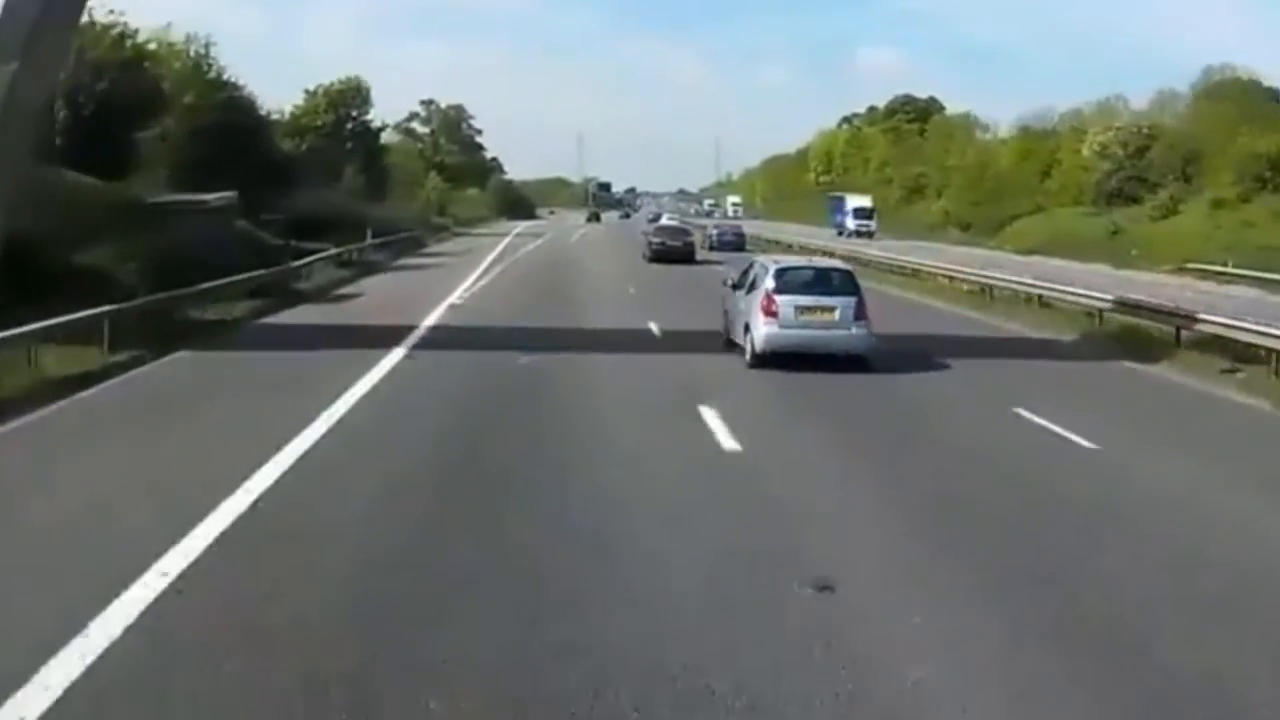
#> input picture frame 40 of newTestVidio.mp4, 1280 x 720 px
$ python detect_lane.py
#> lines starting #> are read from the running program, lines starting #| are printed output that depends on the picture; after the words box and inside, x2 and y2 are one past the last pixel; in counts of white or black regions, pixels touching at a corner belong together
#> further down, frame is the input picture: shape (720, 1280, 3); mean B, G, R 110.6, 114.5, 107.8
import cv2
import os
import numpy as np

def cannyImage(sampleImage):
    gray = cv2.cvtColor(sampleImage,cv2.COLOR_RGB2GRAY)
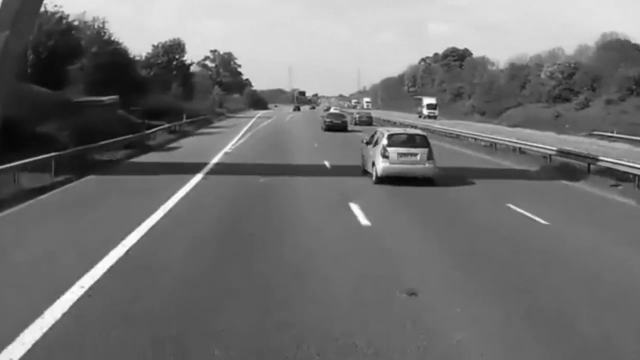
#> gray: shape (720, 1280) (shown at 1/2 size); min 2, max 255, mean 112.6
    blur = cv2.GaussianBlur(gray,(15,15),0)
    canny = cv2.Canny(blur,50,150)
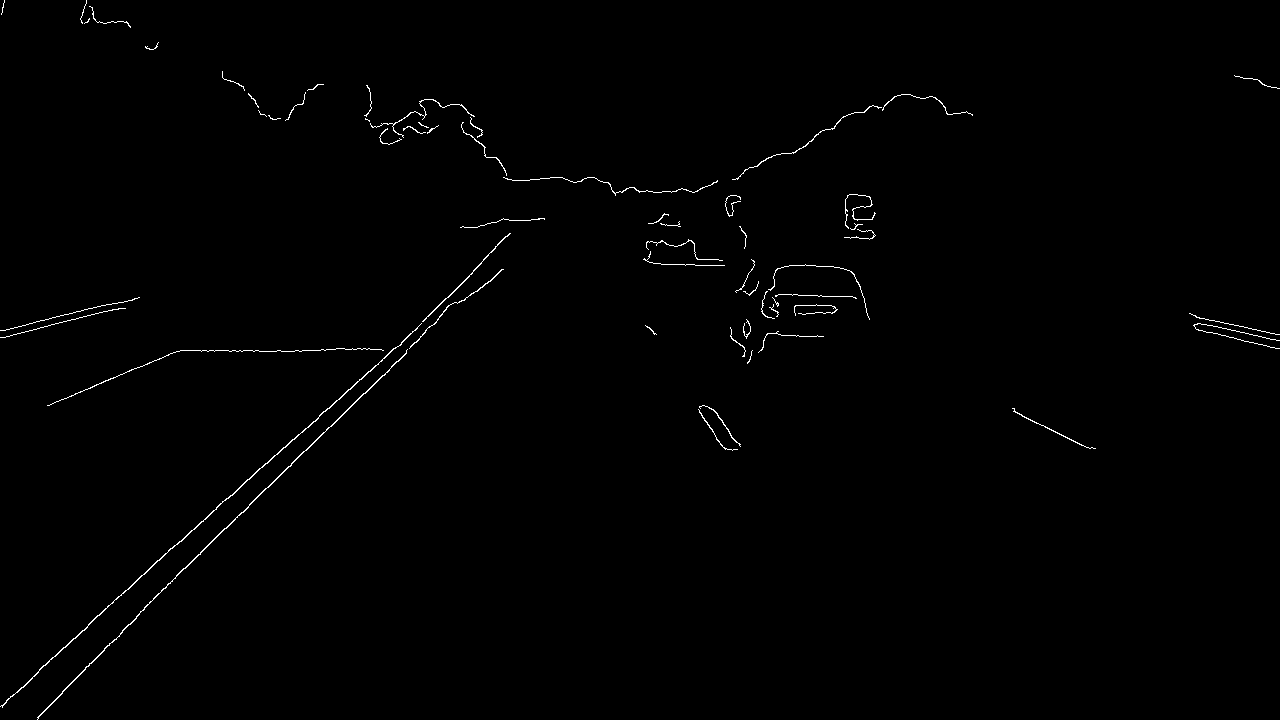
#> canny: shape (720, 1280); 0.62% white in thin lines or dots
    return canny

def averagedLines(image,lines):
    left_fit = []
    right_fit= []
    if lines is not None:

        for line in lines:
            x1,y1,x2,y2 = line.reshape(4)
            parameters = np.polyfit((x1,x2),(y1,y2),1)     #this parameters contain slope of line and y intercept of the line
            slope = parameters[0]
            Yintercept = parameters[1]
            if slope<=0:
                left_fit.append(parameters)
            else:
                right_fit.append(parameters)
        left_fit_average = np.average(left_fit,axis = 0)
        right_fit_average = np.average(right_fit,axis = 0)
        left_line = coordinates(image,left_fit_average)
        right_line = coordinates(image,right_fit_average)
        return np.array([left_line,right_line])
    else:
        return None


# [10 lines left out: function coordinates, not called in this run]


def regionOfInterest(testimage):
    imageHeight = testimage.shape[0]
    poly = np.array([[(0,imageHeight-240),(1200,imageHeight),(800,400)]])       #this polygon is to detect the ends of lane we are travelling on set the coordinates according to plot using matplotlib the starting point of lanes and the ending points of lane to form a triangle
    blackMask = np.zeros_like(testimage)
    cv2.fillPoly(blackMask,poly,255)
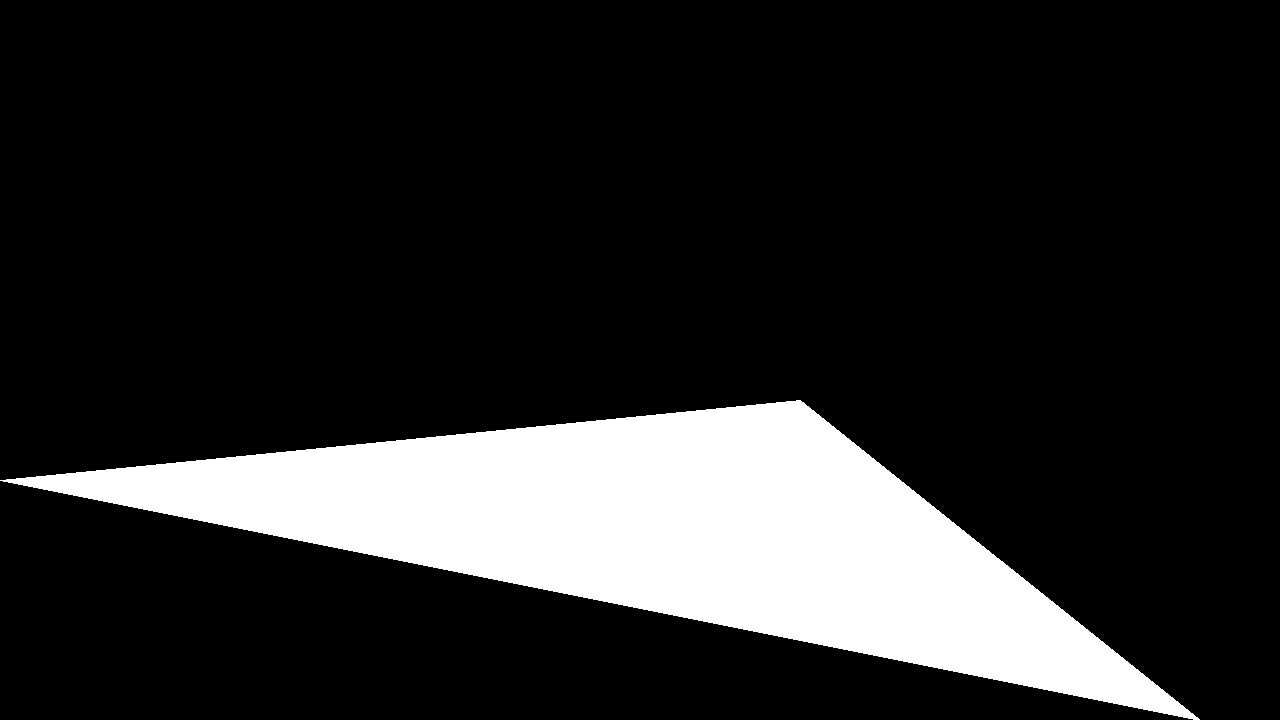
#> blackMask: shape (720, 1280); 15.8% white; 1 white region, box (x1, y1, x2, y2) and area: (0, 400, 1200, 720) 145198
    finalRegion = cv2.bitwise_and(blackMask,testimage)
#> finalRegion: shape (720, 1280); 0.05% white in thin lines or dots, all inside (x1, y1, x2, y2) = (203, 409, 741, 527)
    poly2 = np.array([[(20,imageHeight-200),(1150,imageHeight),(800,300)]])     #this polygon we are drawing beacuse to avoid the signs that are on the road
    blackMask2 = np.ones_like(testimage)
    cv2.fillPoly(blackMask2,poly2,0)
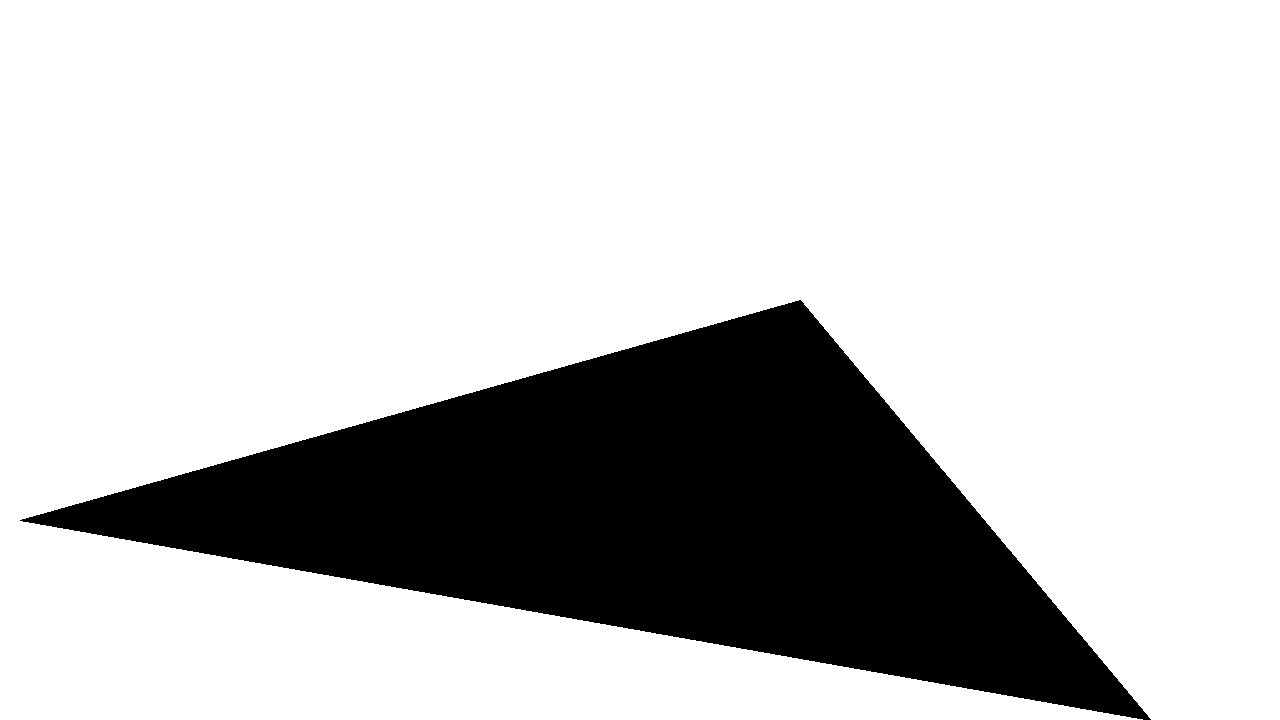
#> blackMask2: shape (720, 1280); values 0 (black) and 1 (white), 77.9% white; 1 black region, box (x1, y1, x2, y2) and area: (20, 300, 1151, 720) 203573
    newfinalRegion = cv2.bitwise_and(blackMask2,finalRegion)
#> newfinalRegion: shape (720, 1280); every value is 0

    return newfinalRegion


# [7 lines left out: function dispLane, not called in this run]

# [14 lines of commented-out code are left out]

camera = cv2.VideoCapture('newTestVidio.mp4')

while(camera.isOpened()):
    ret,frame = camera.read()
    laneImage = np.copy(frame)
    cannyimage = cannyImage(laneImage)
    interestImage = regionOfInterest(cannyimage)    #we get the region of interest that is the traingle which is formed by two lanes and cars origin
    linesForLane = cv2.HoughLinesP(interestImage,2,np.pi/180,100,np.array([]),minLineLength = 10,maxLineGap = 30)
#> linesForLane = None
    averagedLinesLane = averagedLines(interestImage,linesForLane)
    if averagedLinesLane is None:
#> (the run stopped early here; a loop or call above may not have finished)

$ run again, starting later in the video
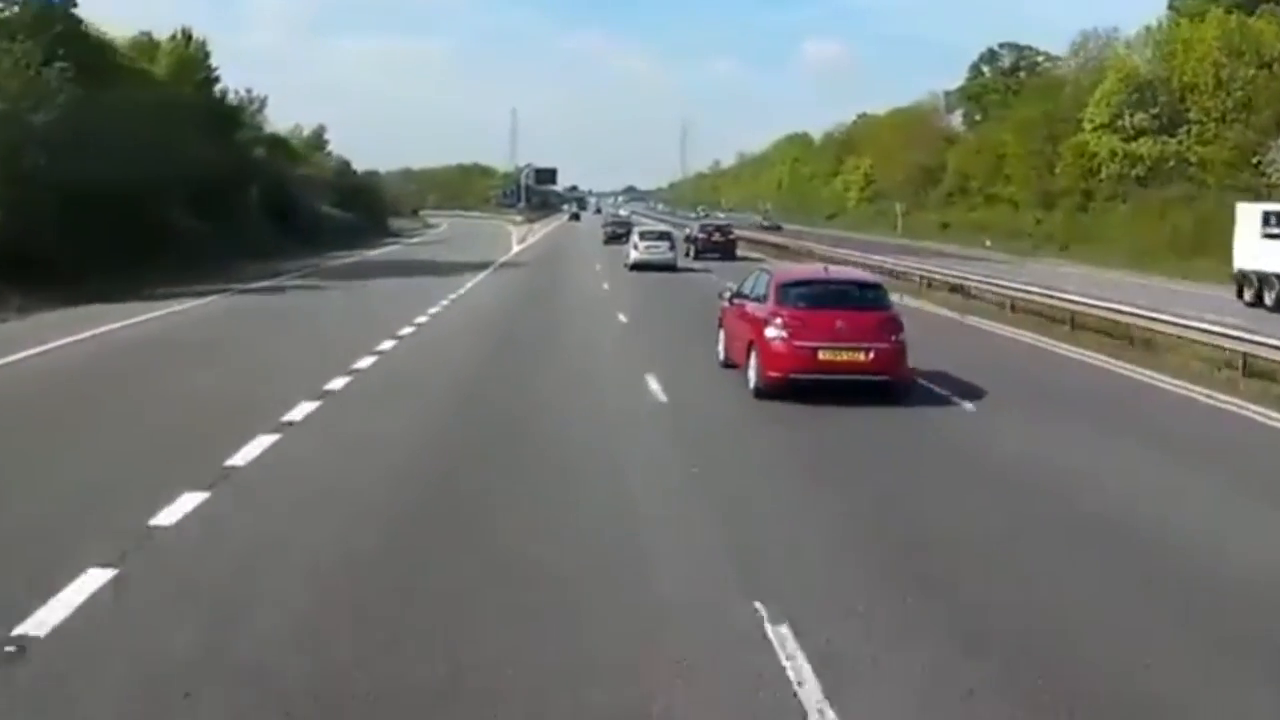
#> input picture frame 183 of newTestVidio.mp4, 1280 x 720 px
#> frame is the input picture: shape (720, 1280, 3); mean B, G, R 111.1, 117.1, 113.5
#> in cannyImage, `gray = cv2.cvtColor(sampleImage,cv2.COLOR_RGB2GRAY)`:
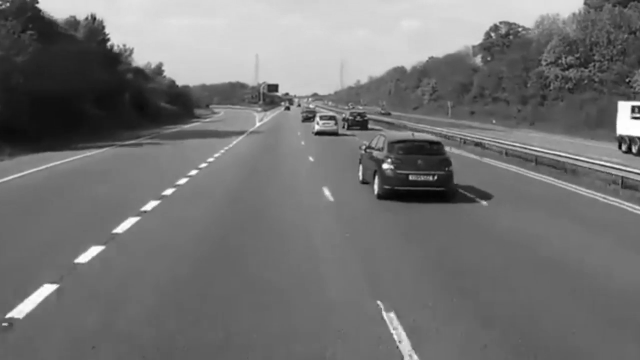
#> gray: shape (720, 1280) (shown at 1/2 size); min 0, max 255, mean 115
#> in cannyImage, `canny = cv2.Canny(blur,50,150)`:
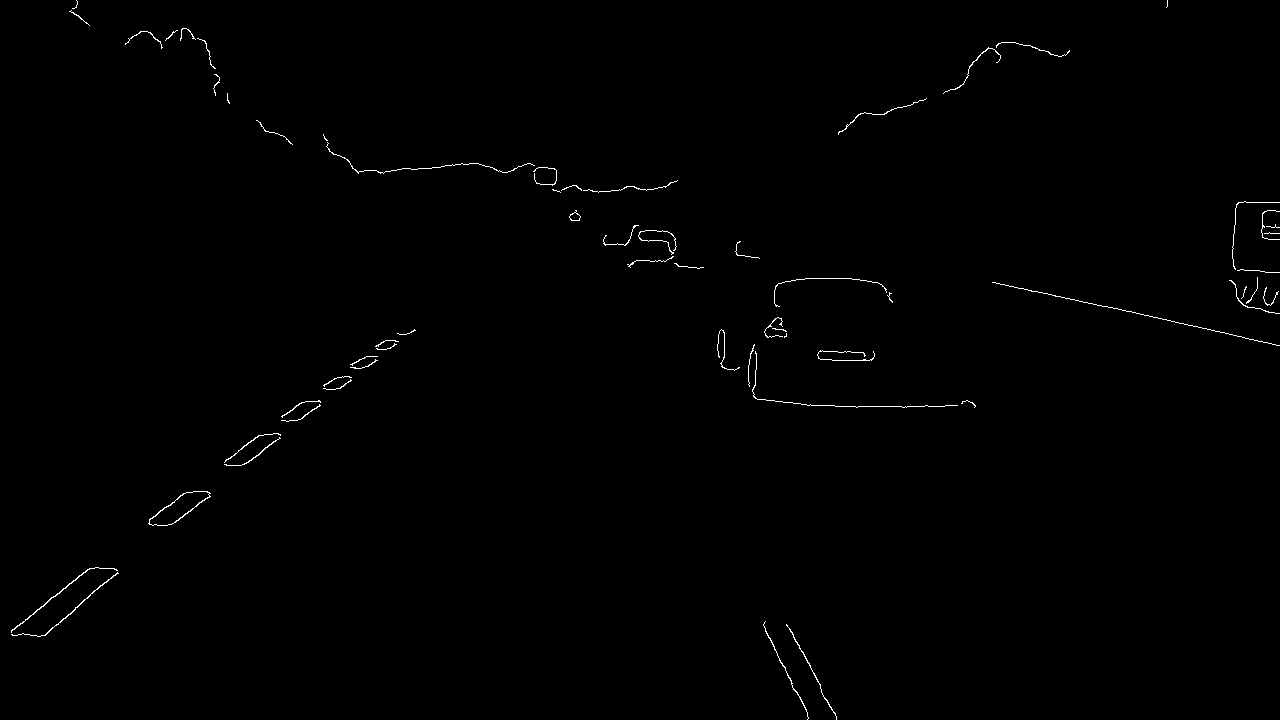
#> canny: shape (720, 1280); 0.46% white in thin lines or dots
#> blackMask: shape (720, 1280); 15.8% white; 1 white region, box (x1, y1, x2, y2) and area: (0, 400, 1200, 720) 145198
#> finalRegion: shape (720, 1280); 0.03% white in thin lines or dots, all inside (x1, y1, x2, y2) = (158, 402, 806, 640)
#> blackMask2: shape (720, 1280); values 0 (black) and 1 (white), 77.9% white; 1 black region, box (x1, y1, x2, y2) and area: (20, 300, 1151, 720) 203573
#> newfinalRegion: shape (720, 1280); values 0 (black) and 1 (white), 0% white in thin lines or dots, all inside (x1, y1, x2, y2) = (225, 457, 232, 462)
#> linesForLane = None

$ run again, starting later in the video
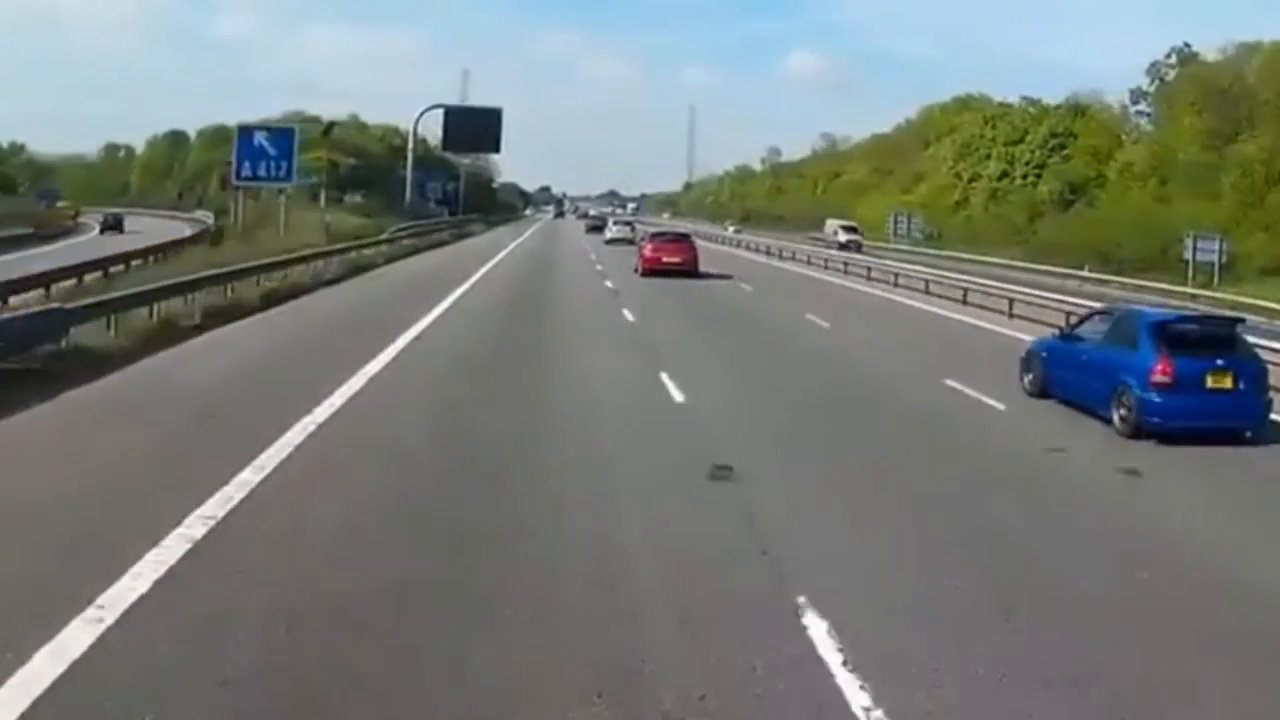
#> input picture frame 326 of newTestVidio.mp4, 1280 x 720 px
#> frame is the input picture: shape (720, 1280, 3); mean B, G, R 120.7, 124.6, 118.3
#> in cannyImage, `gray = cv2.cvtColor(sampleImage,cv2.COLOR_RGB2GRAY)`:
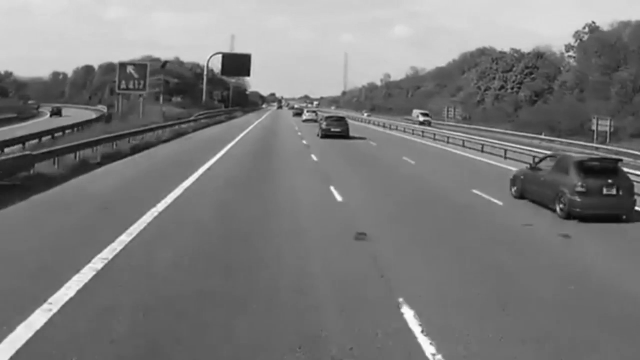
#> gray: shape (720, 1280) (shown at 1/2 size); min 4, max 255, mean 122.7
#> in cannyImage, `canny = cv2.Canny(blur,50,150)`:
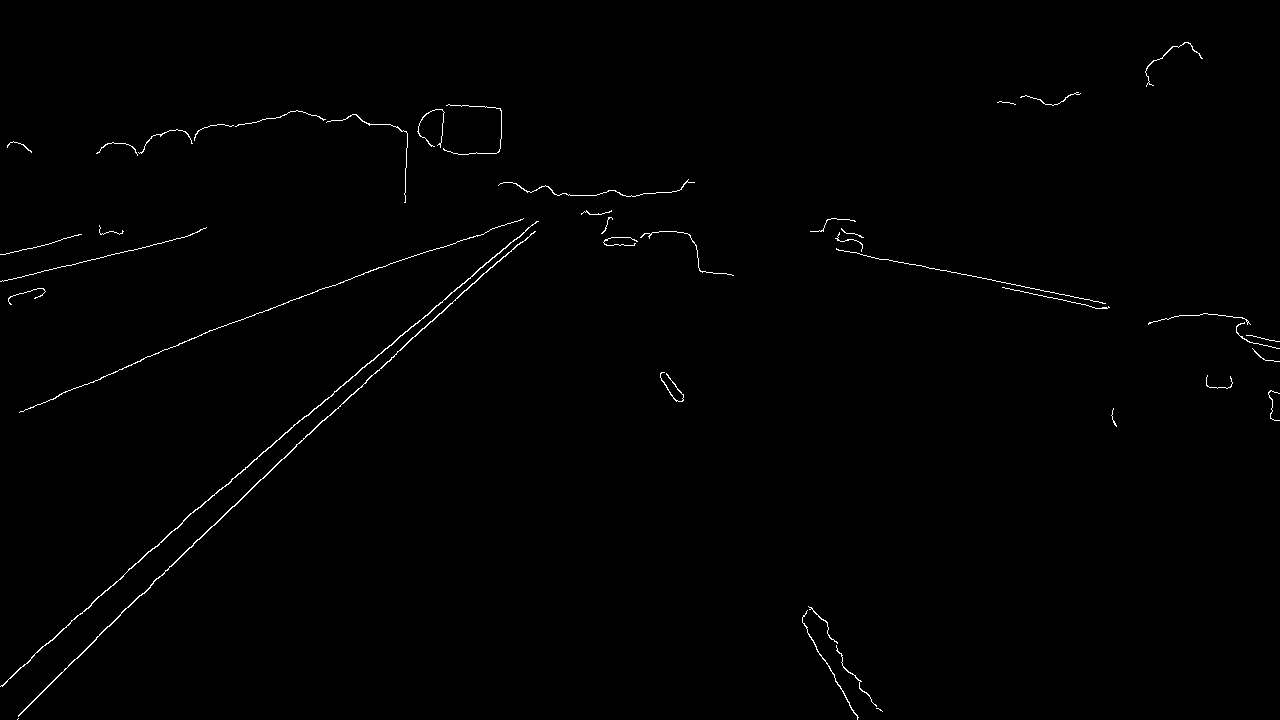
#> canny: shape (720, 1280); 0.62% white in thin lines or dots
#> blackMask: shape (720, 1280); 15.8% white; 1 white region, box (x1, y1, x2, y2) and area: (0, 400, 1200, 720) 145198
#> finalRegion: shape (720, 1280); 0.04% white in thin lines or dots, all inside (x1, y1, x2, y2) = (186, 451, 838, 648)
#> blackMask2: shape (720, 1280); values 0 (black) and 1 (white), 77.9% white; 1 black region, box (x1, y1, x2, y2) and area: (20, 300, 1151, 720) 203573
#> newfinalRegion: shape (720, 1280); every value is 0
#> linesForLane = None
